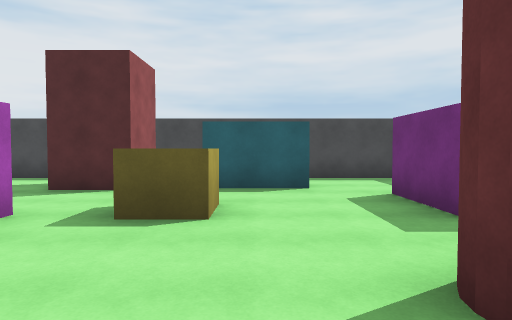
view 1 (above)

16 first-person views from a walk through a 3-D level made in the Unity game engine. The camera is 1.5 m above the floor, tilts 2° down and sees 75° across. The floor is counted in squares, 2 m on a side. Each view is taken from the middle of a square. On the plan, view 1 faces up. The plan holds only what a view shows up to about 11 squares ahead; the rest is blank.

view 2
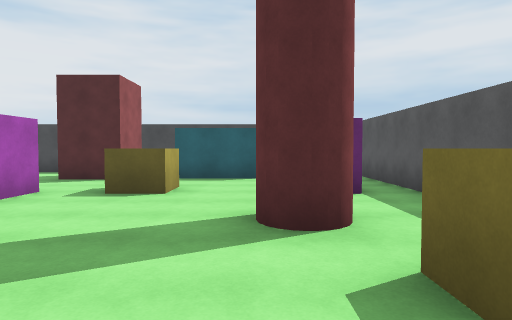

view 3
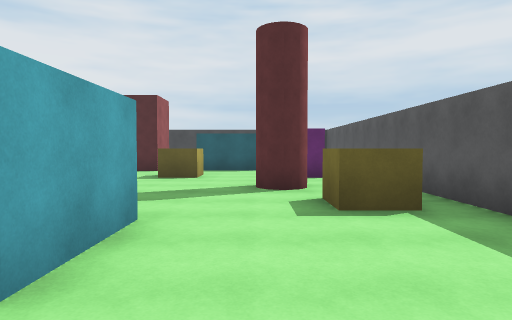

view 4
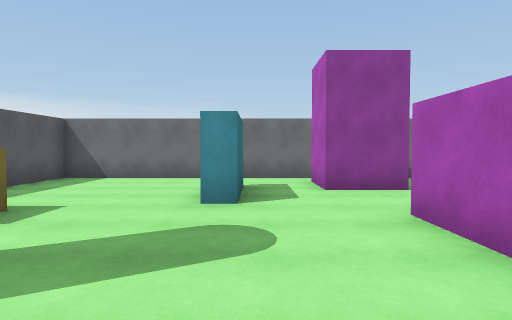

view 5
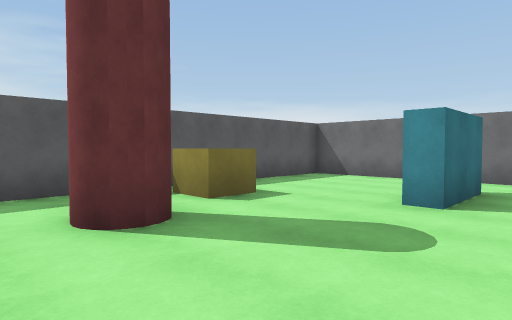

view 6
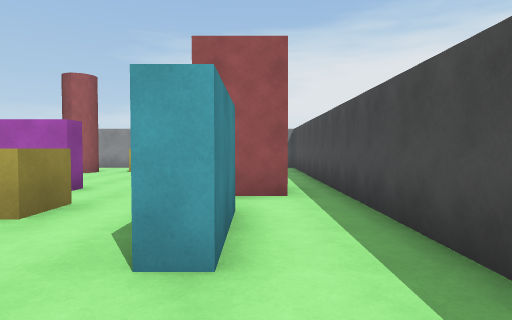

view 7
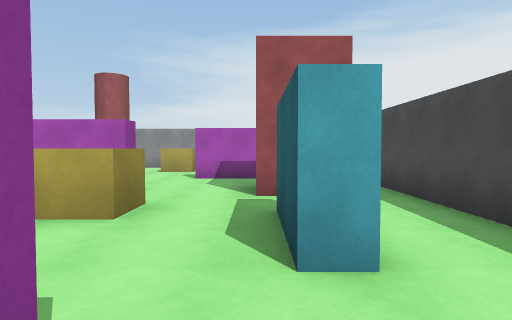

view 8
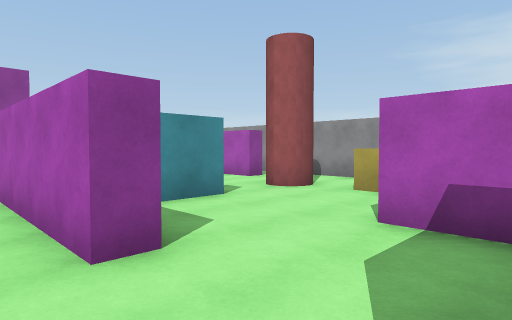

view 9
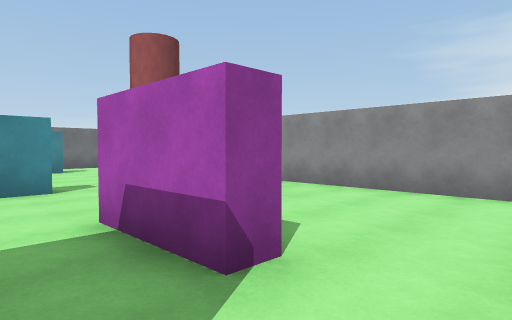

view 10
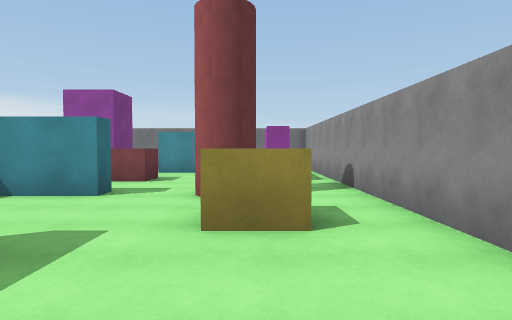

view 11
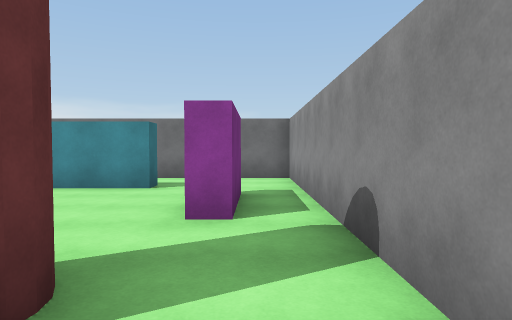

view 12
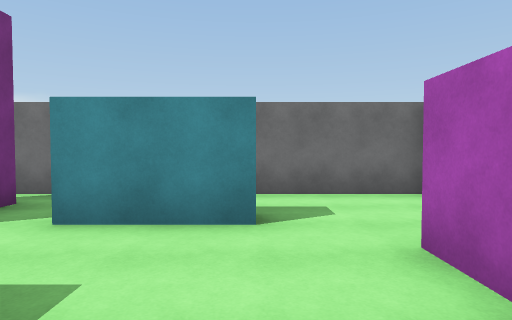

view 13
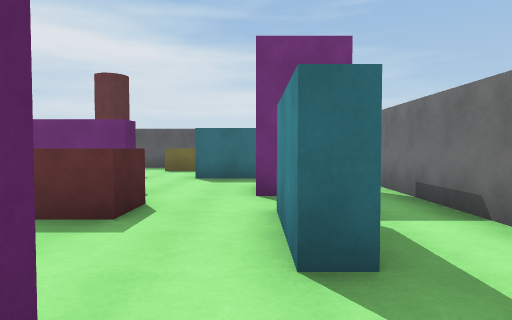

view 14
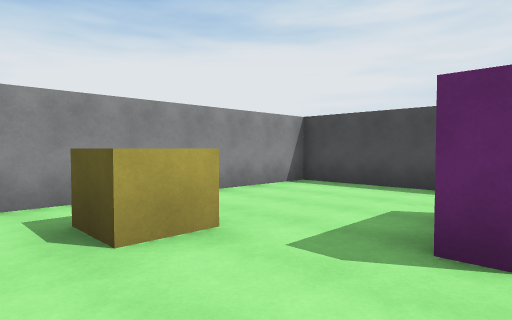

view 15
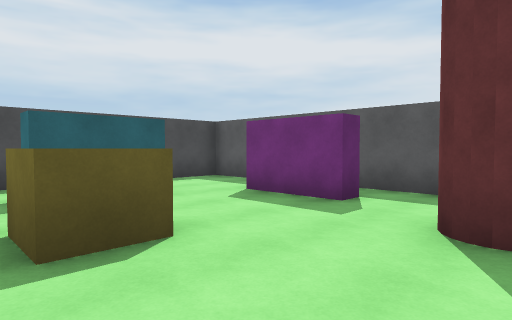

view 16
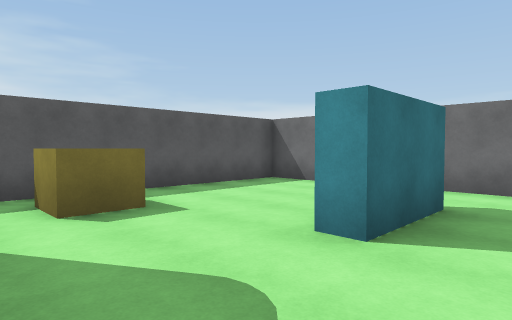

### Floor plan
Key: @ floor where view 1 was taken; # wall or solid block; . floor; O other object.
Columns run from 10 left of view 1 to 4 right of it. Each row starts with its distance up from view 1.
  9 ###############
  8 #.............#
  7 #......#......#
  6 #...#..#..##..#
  5 #...#.......#.#
  4 #.O......O..#.#
  3 #.O....#......#
  2 #.##...#...##.#
  1 #.##.###...##.#
  0 #......#..@.OO#
 -1 ##...O......OO#
 -2 ##.......#....#
 -3 #........#....#
 -4 #...##.#......#
 -5 #.............#
 -6 ###############

Positions as (right, up) in squares from view 1, and headings:
1: (0, 0), facing up
2: (1, -2), facing up
3: (1, -5), facing up
4: (-1, 3), facing down
5: (-2, 3), facing down-right
6: (3, 7), facing left
7: (3, 6), facing left
8: (-2, 6), facing down-left
9: (-4, 8), facing down-left
10: (-8, 7), facing down
11: (-9, 3), facing down
12: (-7, 0), facing down
13: (-9, -3), facing right
14: (-5, 2), facing up-left
15: (-2, 1), facing up-right
16: (-2, 1), facing down-right
